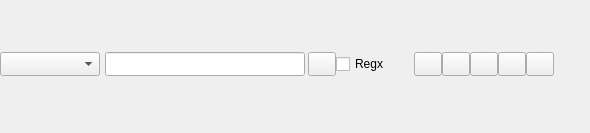
<?xml version="1.0" encoding="UTF-8"?>
<ui version="4.0">
 <class>Form</class>
 <widget class="QWidget" name="Form">
  <property name="geometry">
   <rect>
    <x>0</x>
    <y>0</y>
    <width>590</width>
    <height>133</height>
   </rect>
  </property>
  <property name="sizePolicy">
   <sizepolicy hsizetype="Expanding" vsizetype="Expanding">
    <horstretch>0</horstretch>
    <verstretch>0</verstretch>
   </sizepolicy>
  </property>
  <property name="minimumSize">
   <size>
    <width>0</width>
    <height>0</height>
   </size>
  </property>
  <property name="windowTitle">
   <string>Form</string>
  </property>
  <layout class="QGridLayout" name="gridLayout">
   <property name="leftMargin">
    <number>0</number>
   </property>
   <property name="topMargin">
    <number>0</number>
   </property>
   <property name="rightMargin">
    <number>0</number>
   </property>
   <property name="bottomMargin">
    <number>0</number>
   </property>
   <property name="spacing">
    <number>0</number>
   </property>
   <item row="0" column="0">
    <layout class="QVBoxLayout" name="layoutView">
     <property name="spacing">
      <number>0</number>
     </property>
     <property name="sizeConstraint">
      <enum>QLayout::SetFixedSize</enum>
     </property>
     <item>
      <layout class="QHBoxLayout" name="layoutFilter">
       <property name="spacing">
        <number>0</number>
       </property>
       <property name="sizeConstraint">
        <enum>QLayout::SetFixedSize</enum>
       </property>
       <property name="topMargin">
        <number>2</number>
       </property>
       <property name="bottomMargin">
        <number>2</number>
       </property>
       <item>
        <widget class="QComboBox" name="cbLogLevel">
         <property name="sizePolicy">
          <sizepolicy hsizetype="Fixed" vsizetype="Fixed">
           <horstretch>0</horstretch>
           <verstretch>0</verstretch>
          </sizepolicy>
         </property>
         <property name="minimumSize">
          <size>
           <width>100</width>
           <height>24</height>
          </size>
         </property>
        </widget>
       </item>
       <item>
        <spacer name="horizontalSpacer">
         <property name="orientation">
          <enum>Qt::Horizontal</enum>
         </property>
         <property name="sizeType">
          <enum>QSizePolicy::Fixed</enum>
         </property>
         <property name="sizeHint" stdset="0">
          <size>
           <width>5</width>
           <height>0</height>
          </size>
         </property>
        </spacer>
       </item>
       <item>
        <widget class="QLineEdit" name="editFilter">
         <property name="sizePolicy">
          <sizepolicy hsizetype="Fixed" vsizetype="Fixed">
           <horstretch>0</horstretch>
           <verstretch>0</verstretch>
          </sizepolicy>
         </property>
         <property name="minimumSize">
          <size>
           <width>200</width>
           <height>24</height>
          </size>
         </property>
        </widget>
       </item>
       <item>
        <spacer name="horizontalSpacer_4">
         <property name="orientation">
          <enum>Qt::Horizontal</enum>
         </property>
         <property name="sizeType">
          <enum>QSizePolicy::Fixed</enum>
         </property>
         <property name="sizeHint" stdset="0">
          <size>
           <width>3</width>
           <height>0</height>
          </size>
         </property>
        </spacer>
       </item>
       <item>
        <widget class="QPushButton" name="btFilter">
         <property name="sizePolicy">
          <sizepolicy hsizetype="Fixed" vsizetype="Fixed">
           <horstretch>0</horstretch>
           <verstretch>0</verstretch>
          </sizepolicy>
         </property>
         <property name="minimumSize">
          <size>
           <width>28</width>
           <height>24</height>
          </size>
         </property>
         <property name="maximumSize">
          <size>
           <width>28</width>
           <height>24</height>
          </size>
         </property>
         <property name="toolTip">
          <string>Filter content</string>
         </property>
         <property name="text">
          <string/>
         </property>
         <property name="icon">
          <iconset resource="AndroidBoy.qrc">
           <normaloff>:/icon/icons/bt_fliter.svg</normaloff>:/icon/icons/bt_fliter.svg</iconset>
         </property>
        </widget>
       </item>
       <item>
        <widget class="QCheckBox" name="ckUsingRegx">
         <property name="text">
          <string>Regx</string>
         </property>
        </widget>
       </item>
       <item>
        <spacer name="horizontalSpacer_5">
         <property name="orientation">
          <enum>Qt::Horizontal</enum>
         </property>
         <property name="sizeType">
          <enum>QSizePolicy::Fixed</enum>
         </property>
         <property name="sizeHint" stdset="0">
          <size>
           <width>20</width>
           <height>0</height>
          </size>
         </property>
        </spacer>
       </item>
       <item>
        <spacer name="horizontalSpacer_2">
         <property name="orientation">
          <enum>Qt::Horizontal</enum>
         </property>
         <property name="sizeType">
          <enum>QSizePolicy::Fixed</enum>
         </property>
         <property name="sizeHint" stdset="0">
          <size>
           <width>5</width>
           <height>0</height>
          </size>
         </property>
        </spacer>
       </item>
       <item>
        <widget class="QPushButton" name="btMark">
         <property name="sizePolicy">
          <sizepolicy hsizetype="Fixed" vsizetype="Fixed">
           <horstretch>0</horstretch>
           <verstretch>0</verstretch>
          </sizepolicy>
         </property>
         <property name="minimumSize">
          <size>
           <width>28</width>
           <height>24</height>
          </size>
         </property>
         <property name="maximumSize">
          <size>
           <width>28</width>
           <height>24</height>
          </size>
         </property>
         <property name="text">
          <string/>
         </property>
         <property name="icon">
          <iconset resource="AndroidBoy.qrc">
           <normaloff>:/icon/icons/mark.svg</normaloff>:/icon/icons/mark.svg</iconset>
         </property>
        </widget>
       </item>
       <item>
        <widget class="QPushButton" name="btPrevMark">
         <property name="sizePolicy">
          <sizepolicy hsizetype="Fixed" vsizetype="Fixed">
           <horstretch>0</horstretch>
           <verstretch>0</verstretch>
          </sizepolicy>
         </property>
         <property name="minimumSize">
          <size>
           <width>28</width>
           <height>24</height>
          </size>
         </property>
         <property name="maximumSize">
          <size>
           <width>28</width>
           <height>24</height>
          </size>
         </property>
         <property name="toolTip">
          <string>Prev marked</string>
         </property>
         <property name="text">
          <string/>
         </property>
         <property name="icon">
          <iconset resource="AndroidBoy.qrc">
           <normaloff>:/icon/icons/bt_prev_marked.svg</normaloff>:/icon/icons/bt_prev_marked.svg</iconset>
         </property>
        </widget>
       </item>
       <item>
        <widget class="QPushButton" name="btNextMark">
         <property name="sizePolicy">
          <sizepolicy hsizetype="Fixed" vsizetype="Fixed">
           <horstretch>0</horstretch>
           <verstretch>0</verstretch>
          </sizepolicy>
         </property>
         <property name="minimumSize">
          <size>
           <width>28</width>
           <height>24</height>
          </size>
         </property>
         <property name="maximumSize">
          <size>
           <width>28</width>
           <height>24</height>
          </size>
         </property>
         <property name="toolTip">
          <string>Next marked</string>
         </property>
         <property name="text">
          <string/>
         </property>
         <property name="icon">
          <iconset resource="AndroidBoy.qrc">
           <normaloff>:/icon/icons/bt_next_marked.svg</normaloff>:/icon/icons/bt_next_marked.svg</iconset>
         </property>
        </widget>
       </item>
       <item>
        <widget class="QPushButton" name="btSave">
         <property name="sizePolicy">
          <sizepolicy hsizetype="Fixed" vsizetype="Fixed">
           <horstretch>0</horstretch>
           <verstretch>0</verstretch>
          </sizepolicy>
         </property>
         <property name="minimumSize">
          <size>
           <width>28</width>
           <height>24</height>
          </size>
         </property>
         <property name="maximumSize">
          <size>
           <width>28</width>
           <height>24</height>
          </size>
         </property>
         <property name="toolTip">
          <string>Save</string>
         </property>
         <property name="text">
          <string/>
         </property>
         <property name="icon">
          <iconset resource="AndroidBoy.qrc">
           <normaloff>:/icon/icons/bt_save.svg</normaloff>:/icon/icons/bt_save.svg</iconset>
         </property>
        </widget>
       </item>
       <item>
        <widget class="QPushButton" name="btSetting">
         <property name="sizePolicy">
          <sizepolicy hsizetype="Fixed" vsizetype="Fixed">
           <horstretch>0</horstretch>
           <verstretch>0</verstretch>
          </sizepolicy>
         </property>
         <property name="minimumSize">
          <size>
           <width>28</width>
           <height>24</height>
          </size>
         </property>
         <property name="maximumSize">
          <size>
           <width>28</width>
           <height>24</height>
          </size>
         </property>
         <property name="toolTip">
          <string>Setting</string>
         </property>
         <property name="text">
          <string/>
         </property>
         <property name="icon">
          <iconset resource="AndroidBoy.qrc">
           <normaloff>:/icon/icons/bt_settings.svg</normaloff>:/icon/icons/bt_settings.svg</iconset>
         </property>
        </widget>
       </item>
       <item>
        <spacer name="horizontalSpacer_3">
         <property name="orientation">
          <enum>Qt::Horizontal</enum>
         </property>
         <property name="sizeHint" stdset="0">
          <size>
           <width>40</width>
           <height>0</height>
          </size>
         </property>
        </spacer>
       </item>
      </layout>
     </item>
     <item>
      <layout class="QHBoxLayout" name="layoutTracer">
       <property name="spacing">
        <number>0</number>
       </property>
       <property name="sizeConstraint">
        <enum>QLayout::SetMinimumSize</enum>
       </property>
       <property name="topMargin">
        <number>2</number>
       </property>
       <property name="bottomMargin">
        <number>2</number>
       </property>
      </layout>
     </item>
    </layout>
   </item>
  </layout>
 </widget>
 <resources>
  <include location="AndroidBoy.qrc"/>
 </resources>
 <connections/>
</ui>
